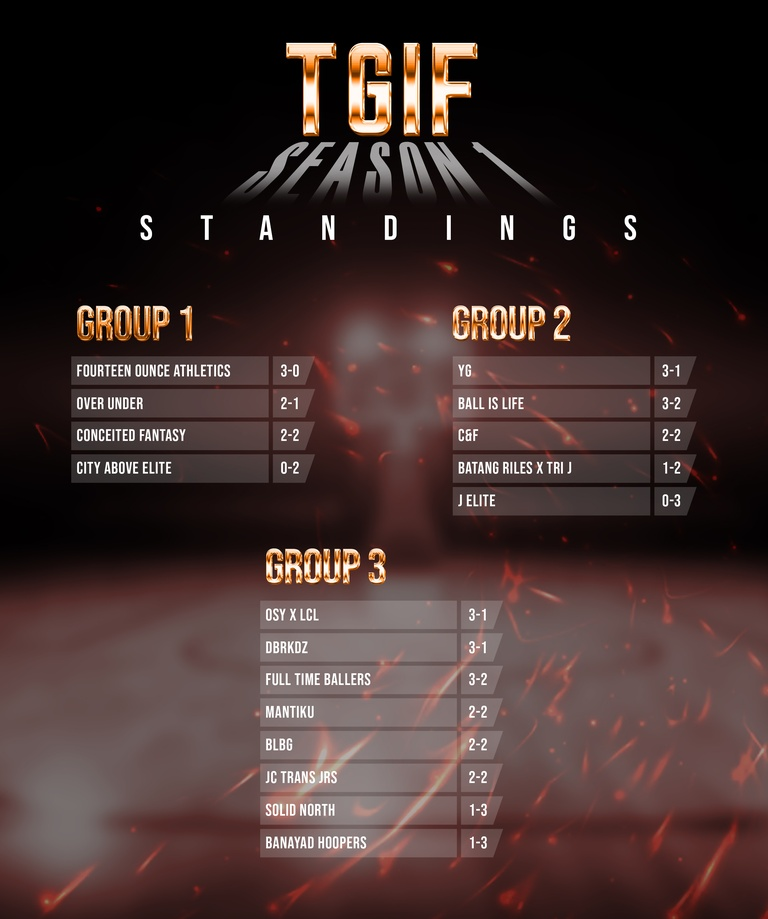
#> input picture TGIF STANDINGS (1).jpg, 768 x 919 px, shrunk from 2748 x 3291 before the run
$ python crop_ocr.py
#> lines starting #> are read from the running program, lines starting #| are printed output that depends on the picture; after the words box and inside, x2 and y2 are one past the last pixel; in counts of white or black regions, pixels touching at a corner belong together
import pytesseract
from PIL import Image, ImageEnhance, ImageFilter

def process_image(image_path):
#> called with image_path = 'TGIF STANDINGS (1).jpg'
    img = Image.open(image_path)
#> img is the input picture: PIL image 768x919 RGB; mean R, G, B 65.2, 47.2, 45.2

    # Convert to grayscale
    img = img.convert('L')
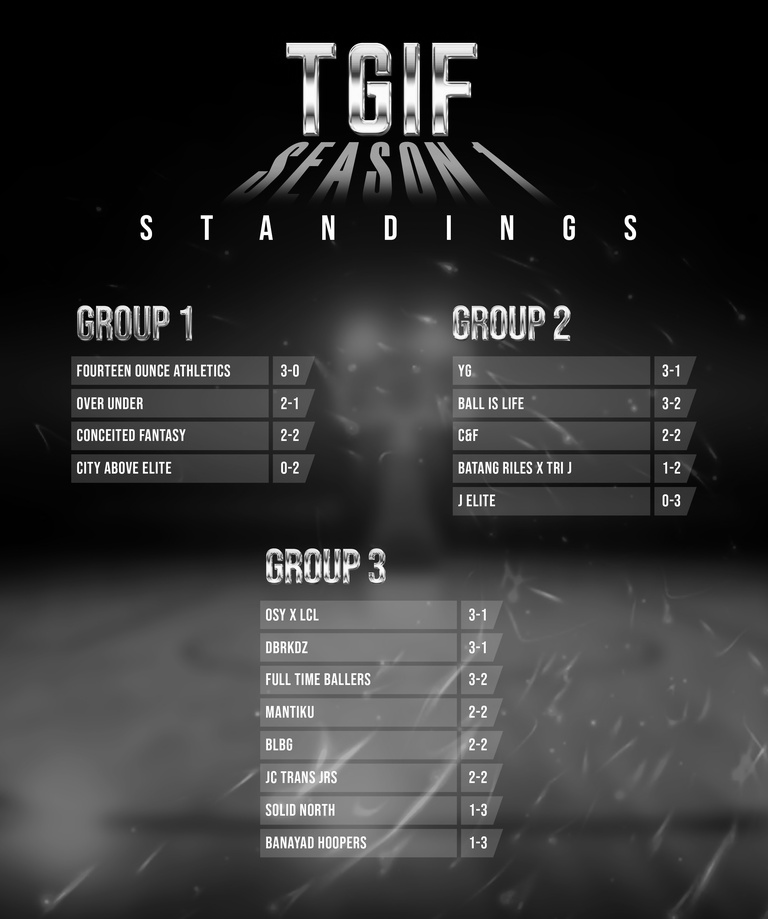
#> img: PIL image 768x919 L; min 0, max 255, mean 52.4

    # Enhance contrast
    enhancer = ImageEnhance.Contrast(img)
    img = enhancer.enhance(2)
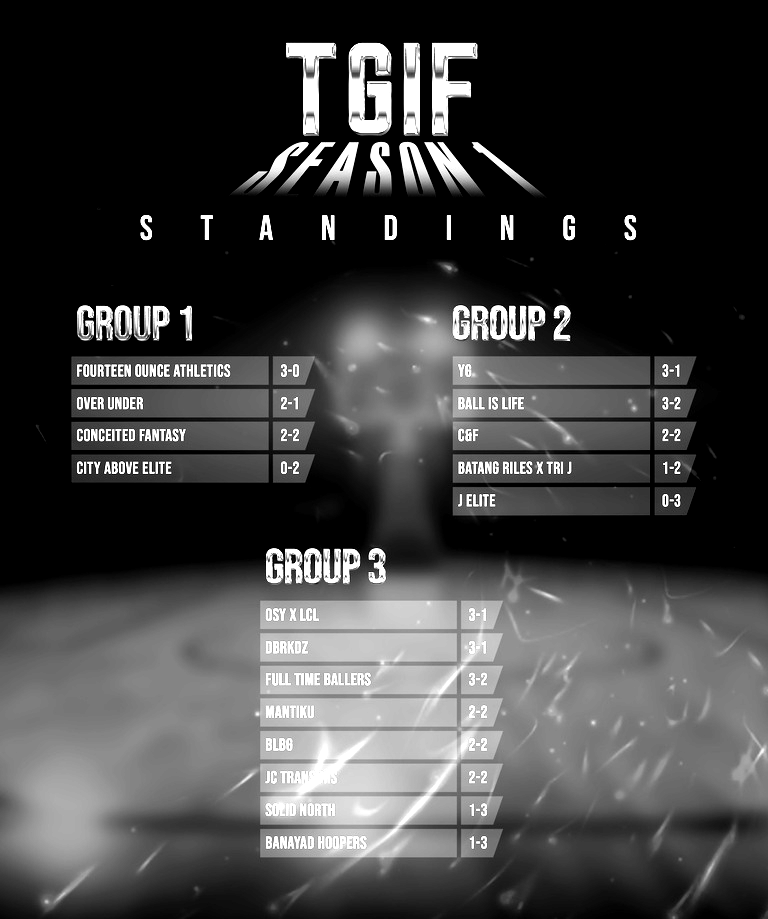
#> img: PIL image 768x919 L; min 0, max 255, mean 64.5

    # Apply a threshold
    img = img.point(lambda x: 0 if x < 140 else 255)
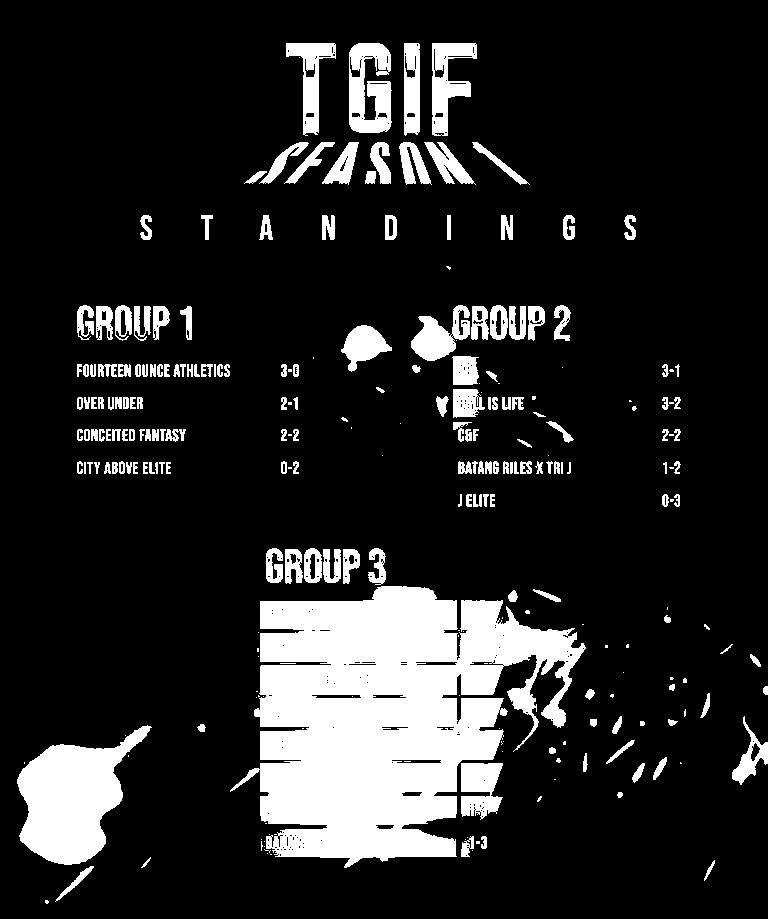
#> img: PIL image 768x919 L; 15% white; 260 white regions (83 under 20 px), largest, box (x1, y1, x2, y2) and area: (230, 586, 586, 868) 59164, (17, 725, 152, 865) 10125, (349, 43, 392, 133) 2800

    # img.save('debug_' + image_path)

    text = pytesseract.image_to_string(img, config='--psm 6')
    print(text)

print("=== TGIF ===")
process_image('TGIF STANDINGS (1).jpg')
#> (the call stopped at in process_image, `text = pytesseract.image_to_string(img, config='--psm 6')`: pytesseract is not available in this run)

$ run again, with fan-redeem-mock-error.png saved as TGIF STANDINGS (1).jpg
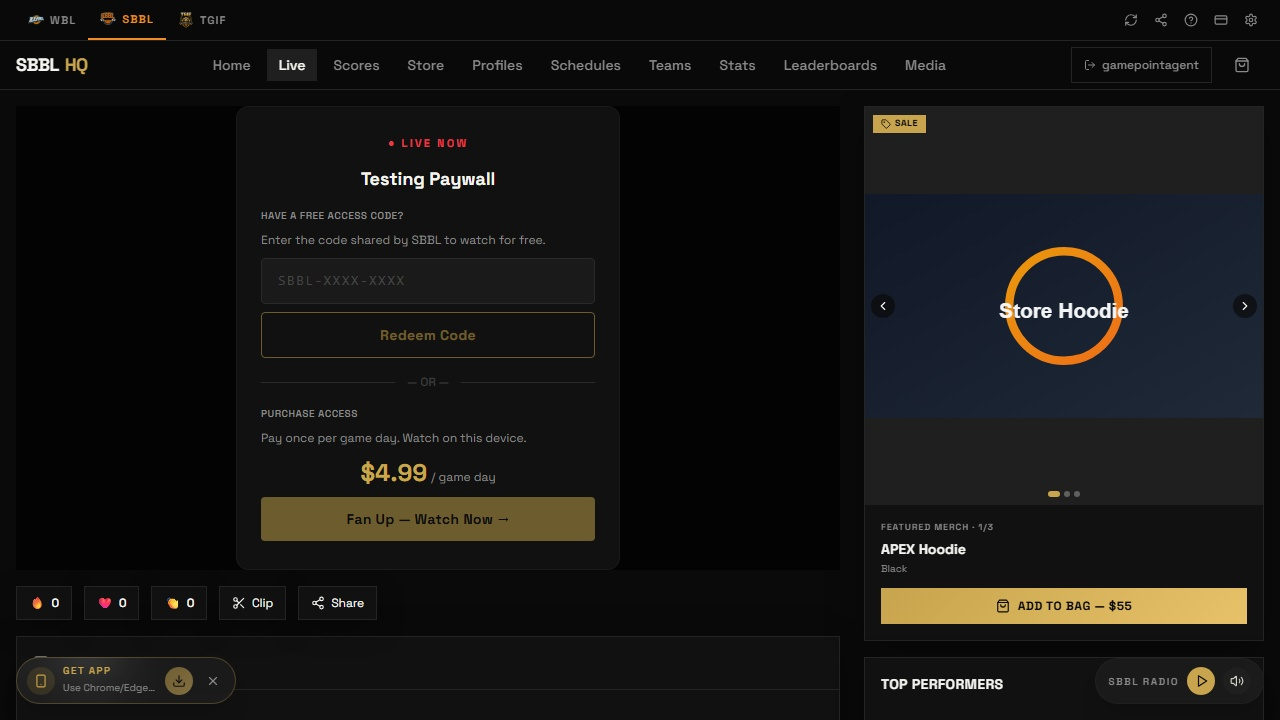
#> input picture fan-redeem-mock-error.png, 1280 x 720 px
#> in process_image, img is the input picture: PIL image 1280x720 RGB; mean R, G, B 21.7, 21.1, 19.8
#> in process_image, `img = enhancer.enhance(2)`:
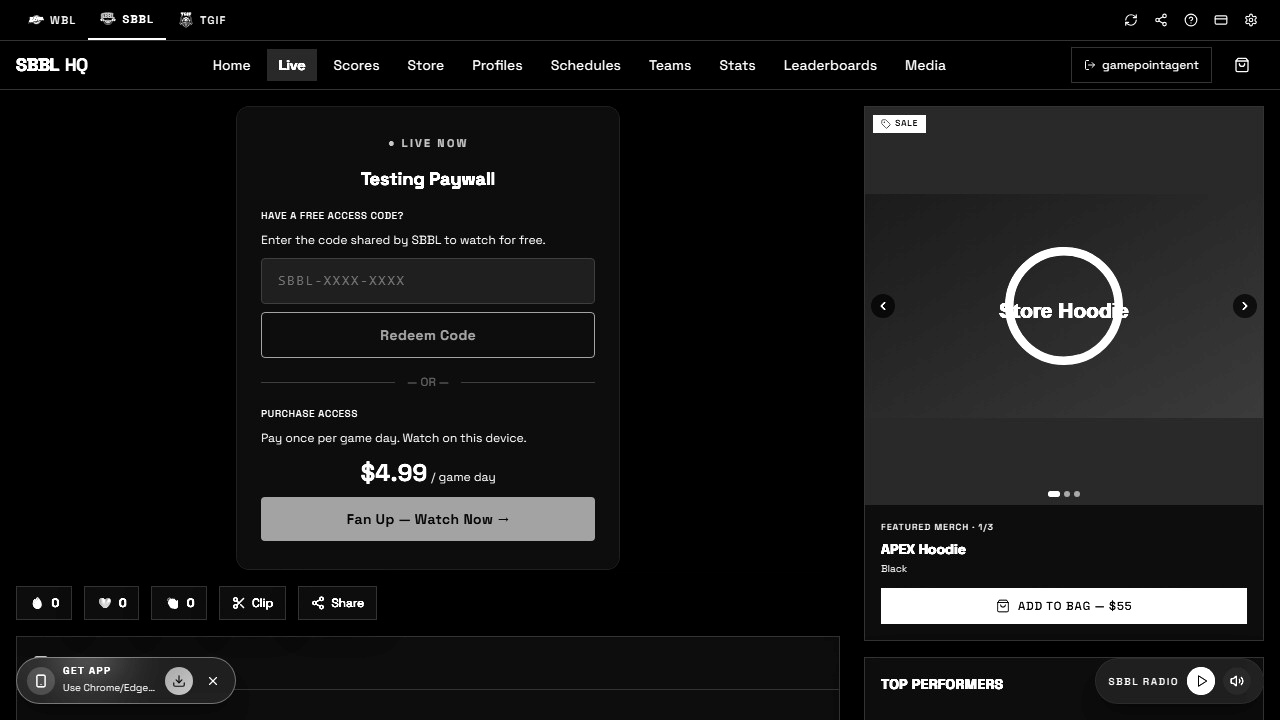
#> img: PIL image 1280x720 L; min 0, max 255, mean 23.3
#> in process_image, `img = img.point(lambda x: 0 if x < 140 else 255)`:
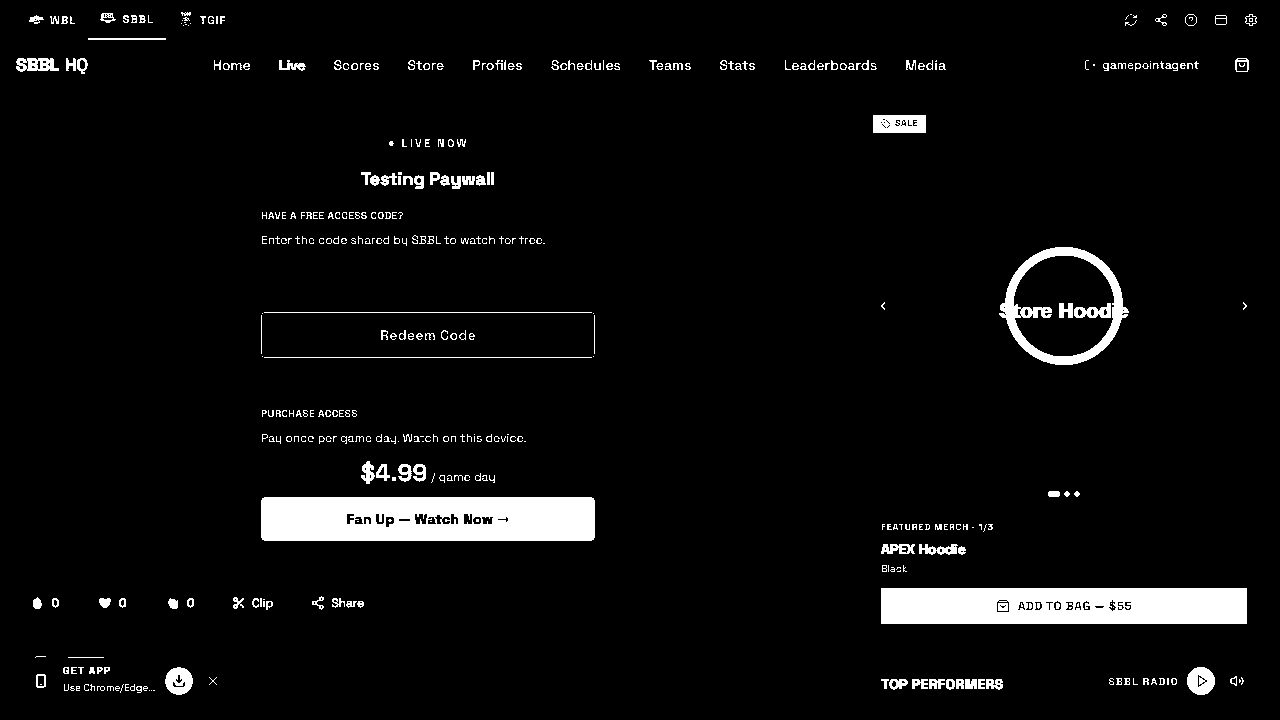
#> img: PIL image 1280x720 L; 4.8% white; 400 white regions (199 under 20 px), largest, box (x1, y1, x2, y2) and area: (261, 497, 595, 541) 13965, (881, 588, 1247, 624) 12660, (999, 247, 1129, 365) 3439
